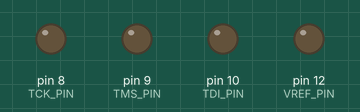
This sketch was run on a simulated Arduino Uno, built with avr-gcc and run on an emulated ATmega328P. Shown: output pins drawn as LEDs (lit = HIGH). What the sketch prints to the serial monitor is not drawn.

Above: at 0.2 s.
Timing chart, 0 to 1.7 s (numbered marks = the images above):
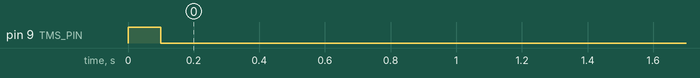

Measured:
- by itself, pin 9 (TMS_PIN): LOW → HIGH at 0.00 s, → LOW 0.10 s later

The sketch:

drgh_plantilla.ino
```cpp
const int TCK_PIN = 8;   // Asigna el pin 8 a TCK
const int TMS_PIN = 9;   // Asigna el pin 9 a TMS
const int TDI_PIN = 10;  // Asigna el pin 10 a TDI
const int TDO_PIN = 11;  // Asigna el pin 11 a TDO
const int VREF_PIN = 12; // Asigna el pin 12 a VREF

// Función para generar un pulso de clock (TCK)
void toggleClock(int clk) {
  Serial.println("Glitching ON");
  digitalWrite(TCK_PIN, HIGH);
  delayMicroseconds(clk);  // Ajusta este valor según tus necesidades
  digitalWrite(TCK_PIN, LOW);
  delayMicroseconds(clk);  // Ajusta este valor según tus necesidades
  Serial.println("Glitching OFF");
}

// Función para cambiar el estado de TMS
void setTMS(int state) {
  digitalWrite(TMS_PIN, state);
}

// Función para cambiar el estado de TDI
void setTDI(int state) {
  digitalWrite(TDI_PIN, state);
}

void setup() {
  Serial.begin(115200);
  pinMode(TCK_PIN, OUTPUT);
  pinMode(TMS_PIN, OUTPUT);
  pinMode(TDI_PIN, OUTPUT);
  pinMode(TDO_PIN, INPUT);
  pinMode(VREF_PIN, OUTPUT);
}

void loop() {
  // Ejemplo de secuencia de JTAG (personaliza según tus necesidades)
  setTMS(1);  // Entra en estado Test-Logic-Reset (TLR)

  //Glitch 1 Microseconds
  toggleClock(1);
  delay(100);

  // Aquí puedes agregar tu secuencia de operaciones JTAG personalizada antes del glitch
  // Vuelve al estado TLR
  setTMS(0);

  // Liberación de recursos
  pinMode(TCK_PIN, INPUT);
  pinMode(TMS_PIN, INPUT);
  pinMode(TDI_PIN, INPUT);
  pinMode(TDO_PIN, INPUT);
  pinMode(VREF_PIN, INPUT);
}
```
